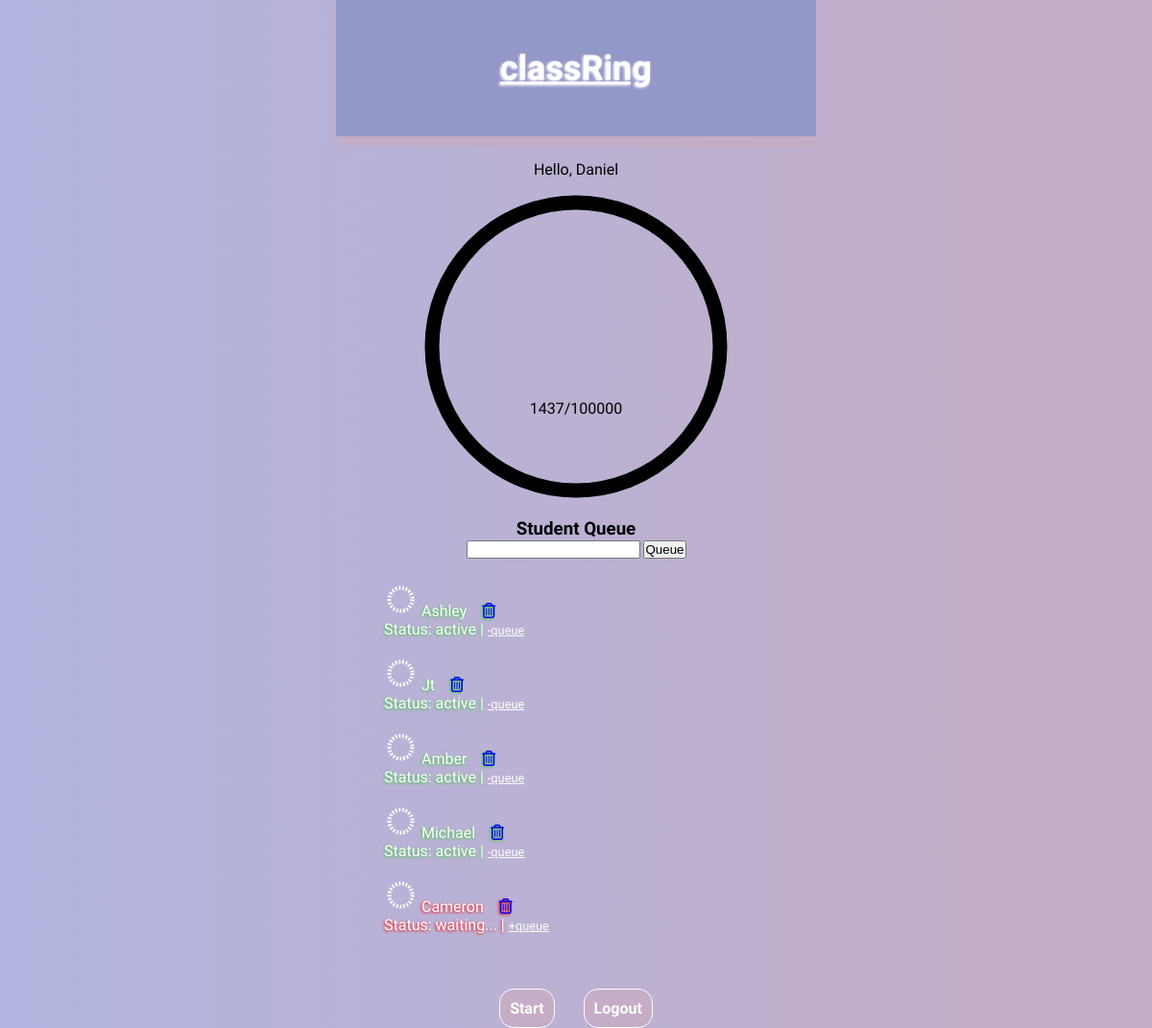
/dash (signed in), run on an earlier commit of the app's database.
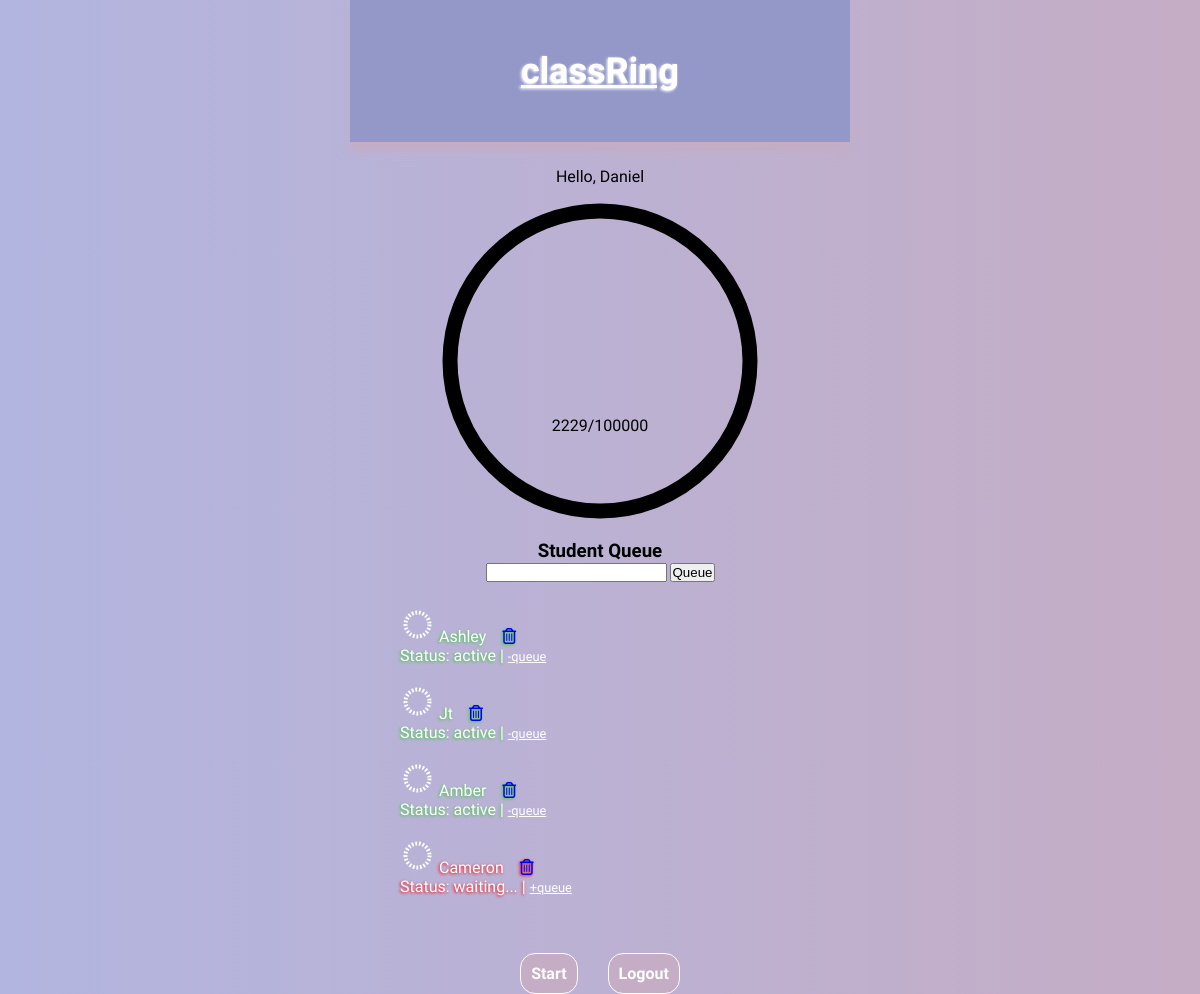
And on a later commit of the database.
### classRing/models.py (models this page shows, shortened)
class Admin(db.Model, UserMixin):
    id = db.Column(db.Integer, primary_key=True, autoincrement=True)
    name = db.Column(db.String(50), nullable=False)
    password = db.Column(db.String(50), nullable=False)
    current_value = db.Column(db.Integer, default=0)
    target_value = db.Column(db.Integer, default=int(100000))
    students = db.relationship('Student', backref='admin', lazy=True)

class Student(db.Model):
    id = db.Column(db.Integer, primary_key=True, autoincrement=True)
    name = db.Column(db.String(50), nullable=False)
    is_active = db.Column(db.Boolean, default=False)
    admin_id = db.Column(db.Integer, db.ForeignKey('admin.id'), nullable=False)
    ring = db.relationship('Ring', backref='student', uselist=False, lazy=True)

### classRing/main.py (the view, shortened to what this page needs)
@mainBP.route('/dash', methods=('GET', 'POST'))
@login_required
def dash():
    form = StudentForm()
    students = Student.query.filter_by(admin_id=current_user.id).all()
    return render_template('dash.html', form=form, students=students)

### classRing/forms.py
class StudentForm(FlaskForm):
    name = StringField('Name', validators=[DataRequired()])
    submit = SubmitField('Queue')

### classRing/main.py (called while the page is built)
@login_manager.user_loader
def load_user(user_id):
    return Admin.query.get(user_id)

### classRing/templates/dash.html (shortened to what this page needs)
{% extends "base.html" %}  {% block content %}
<div class="greeting-block">
  <p>Hello, {{ current_user.name }}</p>
  <div id="masterRingSet">
    <svg id="masterRing" class="cir" width="350" height="350">
      <circle r="150" cx="50%" cy="50%" />
    </svg>
    <p id="masterPoints">
      {{ current_user.current_value }}/{{ current_user.target_value }}
    </p>
  </div>
  <h3>Student Queue</h3>
</div>
<form id="register-student-form" method="post">
  {{ form.csrf_token }} {{ form.name }} {{ form.submit }}
</form>
<ul id="student-queue">
  {% for student in students %} {% if student.is_active is sameas true %}
  <li class="go student active-student">
    <svg id="testvg" class="rotate" width="35" height="35">
      <circle r="12" cx="50%" cy="50%" />
    </svg>
    {{ student.name }} &nbsp;&nbsp;
    <a href="{{ url_for('main.delete', sid=student.id) }}"
      ><i class="fa-regular fa-trash-can"></i
    ></a>
    <p class="status">
      Status: active |
      <a
        class="stop text-small"
        href="{{ url_for('main.deactivate', sid=student.id) }}"
        >-queue</a
      >
    </p>
  </li>
  {% else %}
  <li class="stop student inactive-student">
    <svg id="testvg" width="35" height="35">
      <circle r="12" cx="50%" cy="50%" />
    </svg>
    {{ student.name }} &nbsp;&nbsp;
    <a href="{{ url_for('main.delete', sid=student.id) }}"
      ><i class="fa-regular fa-trash-can"></i
    ></a>
    <p class="status">
      Status: waiting... |
      <a
        class="go text-small"
        href="{{ url_for('main.activate', sid=student.id) }}"
        >+queue</a
      >
    </p>
    {% endif %}
  </li>
  <br />
  {% endfor %}
</ul>
<br /><br />
<div class="btn-block">
  <a class="btn" href="{{ url_for('main.platform') }}">Start</a>
  <br /><br />
  <a href="{{ url_for('main.logout') }}" class="btn">Logout</a>
</div>
{% endblock %}

### classRing/templates/base.html (shortened to what this page needs)
<!DOCTYPE html>
<html lang="en">
  <head>
    <link
      rel="stylesheet"
      href="{{ url_for('static', filename='style.css') }}"
    />
  </head>
  <body>
    <nav>
      <a class="text-glow text-centered" href="{{ url_for('main.dash') }}">
        <h1>classRing</h1>
      </a>
    </nav>
     {% block content %}{% endblock %}
  </body>
</html>

### classRing/static/style.css (style rules this page uses)
:root, :root.light { --bgDark: #b2b5e0; --Dark: #9498c9; --bgLight: #c5adc5; --textDark: #c5adc5; --textLight: #c5adc5; --pure: #fefefe; --font: "Audiowide", sans-serif; }
* { box-sizing: border-box; margin: 0; padding: 0; }
body { margin: 0 auto; padding: 0; background-image: linear-gradient(90deg, var(--bgDark), var(--bgLight)); font-family: var(--font); min-width: 380px; max-width: 500px; }
nav { background-color: var(--Dark); color: var(--textDark); display: flex; align-items: center; justify-content: center; padding: 10% 0; box-shadow: 0 10px 8px -1px var(--bgLight); margin-bottom: 25px; font-size: 1.5rem; }
.go { color: var(--pure); text-shadow: -1px 1px 3px limegreen; }
.stop { color: var(--pure); text-shadow: -1px 1px 3px red; }
.text-glow { color: var(--pure); text-shadow: -1px 1px 3px var(--pure); }
.text-small { font-size: 0.8rem; text-shadow: none; color: var(--pure); }
.btn { color: var(--pure); font-weight: 800; border: 1px solid var(--pure); border-radius: 15px; background-color: var(--textDark); padding: 10px; text-decoration: none; }
.btn-block { display: flex; gap: 15px; justify-content: center; align-items: center; }
.greeting-block { text-align: center; position: relative; }
#masterRingSet { position: relative; }
svg#masterRing { stroke-width: 15; stroke: #000; fill: none; padding: 2%; position: relative; }
p#masterPoints { position: absolute; top: 65%; right: 0; left: 0; }
form#register-student-form { text-align: center; margin-bottom: 25px; }
ul#student-queue { text-align: center; width: 80%; margin: 0 auto; list-style: none; }
ul#student-queue li { text-align: start; width: 100%; }
svg.cir { stroke-width: 10; stroke: #000; fill: none; padding: 2%; position: absolute; top: 0; left: 0; }
svg#testvg { border-radius: 50%; padding: 0; }
.rotate { animation: rotate 3s linear infinite; transform-origin: center; }

What changed in the data, as far as the page shows it:
removed Student: name "Michael"
changed Admin "Daniel": current_value "1437" → "2229"
